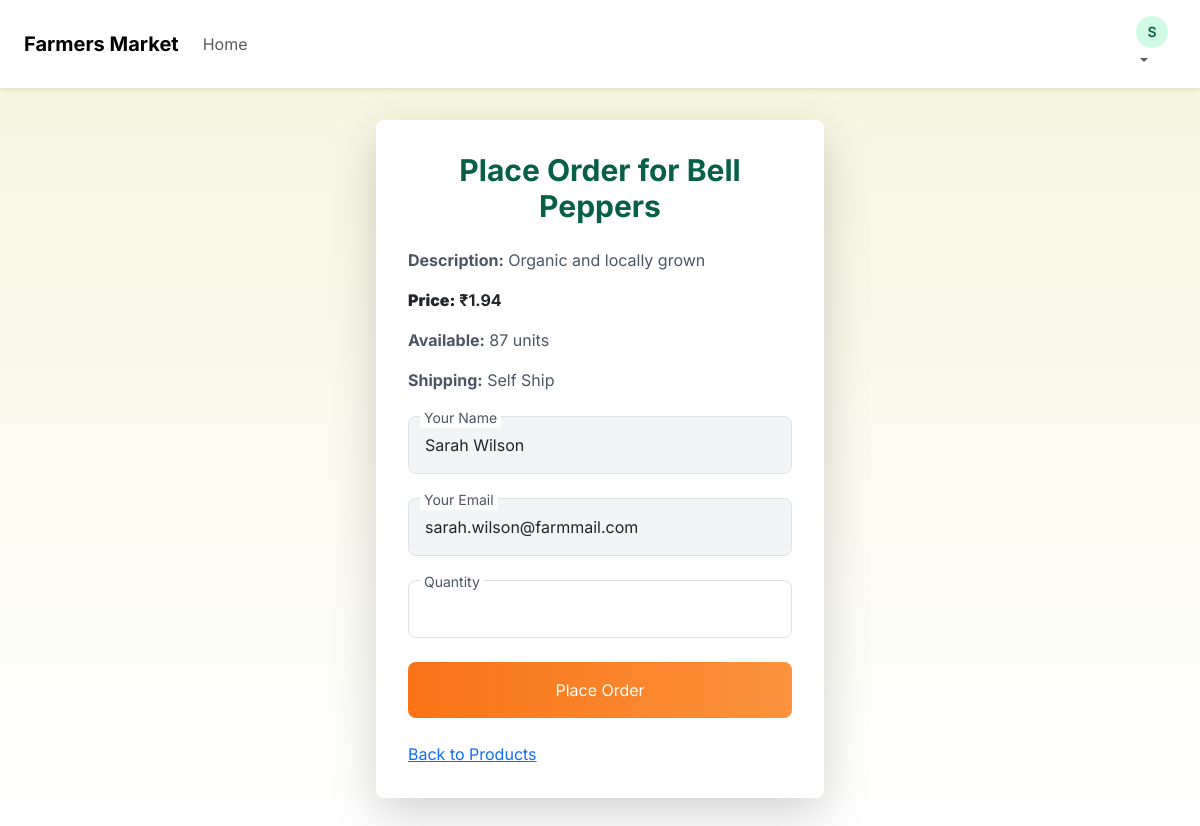
/order/1 (signed in), run on the app's committed database.
### app.py (models this page shows, shortened)
class Farmer(db.Model, UserMixin):
    id = db.Column(db.Integer, primary_key=True)
    name = db.Column(db.String(100), nullable=False)
    email = db.Column(db.String(120), unique=True, nullable=False)
    password_hash = db.Column(db.String(128), nullable=False)
    phone = db.Column(db.String(20))
    address = db.Column(db.String(200))
    products = db.relationship('Product', backref='farmer', lazy=True)

class Product(db.Model):
    id = db.Column(db.Integer, primary_key=True)
    name = db.Column(db.String(100), nullable=False)
    description = db.Column(db.Text)
    price = db.Column(db.Float, nullable=False)
    quantity = db.Column(db.Integer, nullable=False)
    farmer_id = db.Column(db.Integer, db.ForeignKey('farmer.id'), nullable=False)
    shipping_option = db.Column(db.String(50), nullable=False)

### app.py (the view, shortened to what this page needs)
@app.route('/order/<int:product_id>', methods=['GET', 'POST'])
@login_required
def order(product_id):
    try:
        product = Product.query.get_or_404(product_id)
        return render_template('order.html', product=product)
    except Exception as e:
        logger.error(f"Error processing order for product {product_id}: {e}")
        flash('An error occurred, please try again', 'error')
        return render_template('order.html', product=product)

### app.py (called while the page is built)
@login_manager.user_loader
def load_user(user_id):
    return Farmer.query.get(int(user_id))

### templates/order.html (shortened to what this page needs)
{% extends 'base.html' %}
{% block content %}
<div class="max-w-md mx-auto bg-white p-8 rounded-lg shadow-lg">
    <h2 class="text-3xl font-bold text-green-800 mb-6 text-center">Place Order for {{ product.name }}</h2>
    <div class="mb-4">
        <p class="text-gray-600"><strong>Description:</strong> {{ product.description or 'No description' }}</p>
        <p class="text-orange-600 font-bold"><strong>Price:</strong> ₹{{ product.price }}</p>
        <p class="text-gray-600"><strong>Available:</strong> {{ product.quantity }} units</p>
        <p class="text-gray-600"><strong>Shipping:</strong> {{ product.shipping_option }}</p>
    </div>
    <form method="POST" action="{{ url_for('order', product_id=product.id) }}" class="space-y-6">
        <div class="relative">
            <input type="text" id="buyer_name" name="buyer_name" value="{{ current_user.name }}" disabled class="w-full p-3 border border-gray-300 rounded-lg bg-gray-100">
            <label for="buyer_name" class="absolute -top-2 left-3 bg-white px-1 text-sm text-gray-600">Your Name</label>
        </div>
        <div class="relative">
            <input type="email" id="buyer_email" name="buyer_email" value="{{ current_user.email }}" disabled class="w-full p-3 border border-gray-300 rounded-lg bg-gray-100">
            <label for="buyer_email" class="absolute -top-2 left-3 bg-white px-1 text-sm text-gray-600">Your Email</label>
        </div>
        <div class="relative">
            <input type="number" id="quantity" name="quantity" required min="1" max="{{ product.quantity }}" class="w-full p-3 border border-gray-300 rounded-lg focus:outline-none focus:border-orange-500">
            <label for="quantity" class="absolute -top-2 left-3 bg-white px-1 text-sm text-gray-600">Quantity</label>
        </div>
        <button type="submit" class="btn-primary w-full p-3 rounded-lg text-white">Place Order</button>
    </form>
    <a href="{{ url_for('index') }}" class="mt-4 inline-block text-orange-500 hover:underline">Back to Products</a>
</div>
{% endblock %}

### templates/base.html (shortened to what this page needs)
<!DOCTYPE html>
<html lang="en">
<head>
    <link href="https://cdn.jsdelivr.net/npm/tailwindcss@2.2.19/dist/tailwind.min.css" rel="stylesheet">
    <link href="https://cdn.jsdelivr.net/npm/bootstrap@5.3.3/dist/css/bootstrap.min.css" rel="stylesheet">
</head>
<body>
    <nav class="navbar navbar-expand-lg">
        <div class="container-fluid mx-auto max-w-7xl px-4">
            <a class="navbar-brand text-2xl font-bold text-green-800" href="{{ url_for('index') }}">Farmers Market</a>
            <div class="collapse navbar-collapse" id="navbarNav">
                <ul class="navbar-nav me-auto">
                    <li class="nav-item">
                        <a class="nav-link text-gray-700" href="{{ url_for('index') }}">Home</a>
                    </li>
                </ul>
                <ul class="navbar-nav ms-auto">
                    {% if current_user.is_authenticated %}
                        <li class="nav-item dropdown">
                            <a class="nav-link dropdown-toggle text-gray-700" href="#" role="button" data-bs-toggle="dropdown" aria-expanded="false">
                                <span class="rounded-full bg-green-100 w-8 h-8 flex items-center justify-center text-sm font-semibold text-green-800">{{ current_user.name[0] }}</span>
                            </a>
                        </li>
                    {% endif %}
                </ul>
            </div>
        </div>
    </nav>
    <main class="container mx-auto max-w-7xl px-4 py-8">
        {% block content %}{% endblock %}
    </main>
</body>
</html>

### templates/base.html (style rules this page uses)
body { font-family: 'Inter', sans-serif; background: linear-gradient(to bottom, #F5F5DC, #FFFFFF); }
.navbar { background: #FFFFFF; box-shadow: 0 2px 4px rgba(0, 0, 0, 0.1); position: sticky; top: 0; z-index: 1000; }
.btn-primary { background: linear-gradient(to right, #F97316, #FB923C); border: none; border-radius: 0.5rem; transition: transform 0.2s, box-shadow 0.2s; }

### data on the page
Farmer: name "S", buyer_name "Sarah Wilson", buyer_email "sarah.wilson@farmmail.com"
Product: name "Bell Peppers", description "Organic and locally grown", price "1.94", quantity "87", shipping_option "Self Ship"
